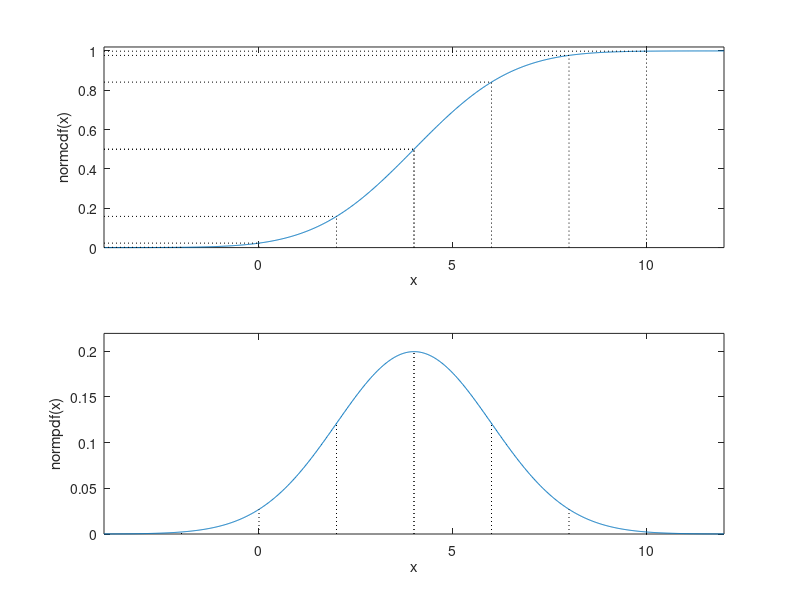

The MATLAB script that drew this image:
function demo_normcdf
%% demo_normcdf: Plot normcdf

%% Parameters for the plot
mu    = 4;  % mean
sigma = 2;  % standard deviation

alpha = 4;  % centered interval
xMin = mu - alpha*sigma;
xMax = mu + alpha*sigma;

% 
nPlot = 1000;
xPlot = linspace(xMin,xMax,nPlot);

normalPdf = normpdf(xPlot,mu,sigma); % normal pdf
normalCdf = normcdf(xPlot,mu,sigma); % normal cdf

%% Plot normcdf
figure(1); clf
subplot(2,1,1);
plot(xPlot,normalCdf)
xlabel('x'); ylabel('normcdf(x)')
axis ([xMin xMax 0 1.02]);

subplot(2,1,2);
plot(xPlot,normalPdf)
xlabel('x'); ylabel('normpdf(x)')
axis ([xMin xMax 0 1.1*normpdf(mu,mu,sigma)]);

%% Symmetric intervals around the mean

for alpha = 0:3
   
   xLower = mu-alpha*sigma; 
   xUpper = mu+alpha*sigma;
   
   cdfLower = normcdf(xLower,mu,sigma);
   cdfUpper = normcdf(xUpper,mu,sigma);
   
   subplot(2,1,1);
   hold on
   plot([xLower xLower],[0 cdfLower],'k','LineStyle',':');
   plot([xMin xLower],[cdfLower cdfLower],'k','LineStyle',':');
   plot([xUpper xUpper],[0 cdfUpper],'k','LineStyle',':');
   plot([xMin xUpper],[cdfUpper cdfUpper],'k','LineStyle',':');
   hold off
   
   subplot(2,1,2);
   hold on;
   plot([xLower xLower],[0 normpdf(xLower,mu,sigma)],'k','LineStyle',':');
   plot([xUpper xUpper],[0 normpdf(xUpper,mu,sigma)],'k','LineStyle',':');
   hold off 
end